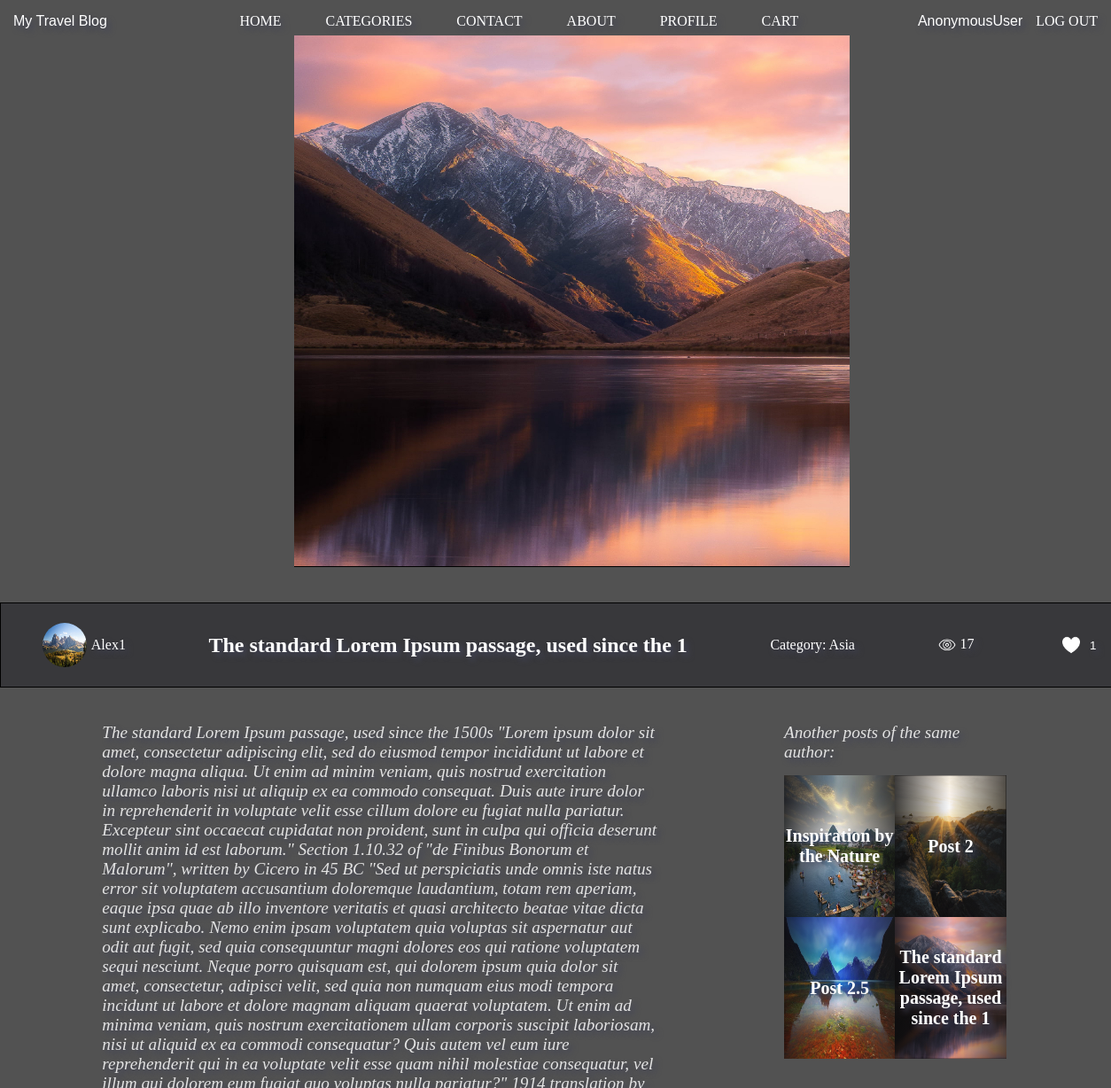
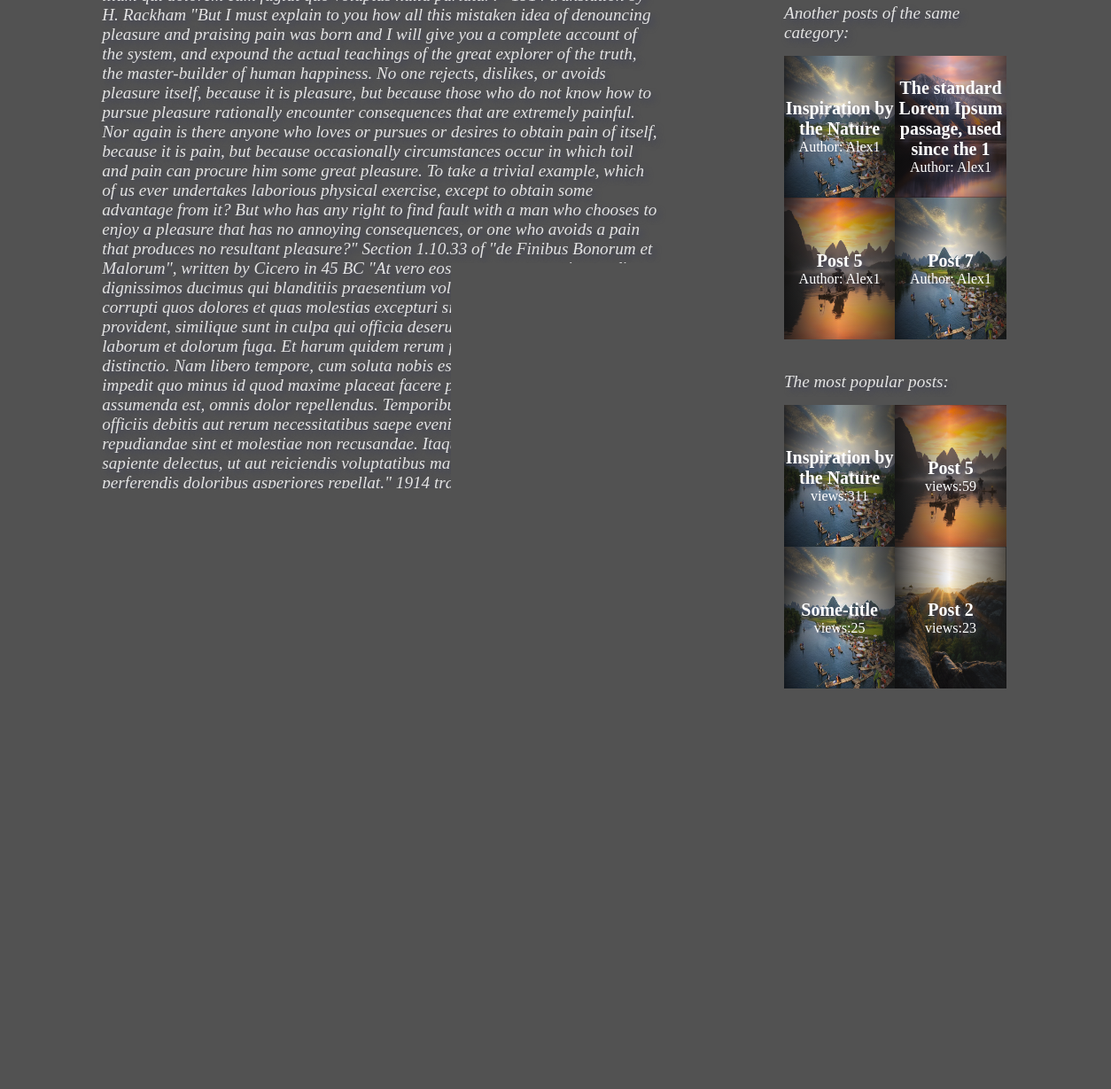
Page /posts/post_view/14/1/1/ on the committed database (2 pictures, top to bottom).
### posts/models.py (models this page shows, shortened)
class Post(models.Model):
    title = models.CharField(
        null=True,
        max_length=50
    )
    slug = models.SlugField(
        null=True,
    )
    body = models.TextField(
        null=True,
    )
    snippet = models.TextField(
        null=True,
        max_length=200,
    )
    image = models.ImageField(
        null=True,
        upload_to='post_images/%Y/%m/%d'
    )
    category = models.ForeignKey(
        Category,
        on_delete=models.CASCADE,
        null=True,
    )
    author = models.ForeignKey(
        BlogUser,
        on_delete=models.CASCADE,
        null=True,
    )
    views = models.IntegerField(
        default=0,
    )
    likes = models.ManyToManyField(
        BlogUser,
        default=0,
        related_name='likes',
    )
    def get_absolute_url(self):
        return reverse(
            'post_view',
            kwargs={
                'pk': self.id,
                'cpk': self.category.id,
                'apk': self.author.id,
            }
        )
    def get_views(self, *args, **kwargs):
        self.views += 1
        super().save(*args, **kwargs)
        return self.views
    def get_likes(self):
        return self.likes.count()

class Category(models.Model):
    name = models.CharField(
        null=True,
        max_length=50
    )
    slug = models.SlugField(
        null=True,
    )
    snippet = models.TextField(
        null=True,
        max_length=200,
    )
    image = models.ImageField(
        null=True,
        upload_to=('categories/%Y/%m/%d')
    )
    image_header = models.ImageField(
        null=True,
        upload_to=('categories/%Y/%m/%d')
    )
    def __str__(self):
        return self.name

class Comment(models.Model):
    post = models.ForeignKey(
        Post,
        on_delete=models.CASCADE,
        null=True,
    )
    body = models.TextField(
        max_length=500,
        null=True,
    )
    author = models.ForeignKey(
        BlogUser,
        on_delete=models.CASCADE,
        null=True,
    )

### users/models.py (models this page shows, shortened)
class BlogUser(AbstractUser):
    photo = models.ImageField(
        null=True,
        upload_to='photo/%Y/%m/%d'
    )
    is_admin = models.BooleanField(
        default=False,
    )
    is_director = models.BooleanField(
        default=False,
    )
    REQUIRED_FIELDS = ['email']

### posts/views.py (the view, shortened to what this page needs)
# urls.py: path('post_view/<pk>/<cpk>/<apk>/', PostView.as_view(), name='post_view'),
class PostView(DetailView):
    model = Post
    template_name = 'post_view.html'
    def get_context_data(self, **kwargs):
        context = {
            'post': Post.objects.filter(id=self.kwargs['pk']),
            'posts': Post.objects.filter(category__id=self.kwargs['cpk'])[:4],
            'author': Post.objects.filter(author__id=self.kwargs['apk'])[:4],
            'most_read': Post.objects.all().order_by('-views')[:4],
            'comments': Comment.objects.filter(post=self.get_object()),
            'form': CommentForm(),
        }
        return context

### posts/forms.py
class CommentForm(ModelForm):
    class Meta:
        model = Comment
        fields = (
            'post',
            'body',
            'author',
        )

### posts/templates/post_view.html (shortened to what this page needs)
{% extends 'base.html' %}
{% load static %}
{% block content %}
<section class="post-view-section">
    <div class="post-view-container">
        <div class="post-gallery">
            {% for post in post %}
            {% if post.image %}
            <img src="{{ post.image.url }}" alt="">
            {% else %}
            <a href="{% url 'update_post' post.pk %}">
                Add photo
            </a>
            {% endif %}
            {% endfor %}
        </div>
        <div class="post-description">
            {% for post in post %}
            <div class="author-info">
                <img class="avatar" src="{{ post.author.photo.url }}" alt="">
                <p>{{ post.author }}</p>
            </div>
            <h1>{{ post.title }}</h1>
            <p>Category: {{ post.category }}</p>
            <div class="views">
                <img src="{% static 'icons/views.png' %}" width="20px" height="20px">
                <p> {{ post.get_views }}</p>
            </div>
            <div class="likes">
                <form action="{% url 'likes_view' post.pk post.category.id post.author.id %}" method="POST">
                    <button class="like-btn" type="submit" name="post_id" value="{{ post.id }}">
                        <img src="{% static 'icons/likes.png' %}" width="20px" height="20px">
                         <p>{{ post.get_likes }}</p>
                    </button>
                </form>
            </div>
            {% endfor %}
        </div>
        <div class="post-body">
            {% for post in post %}
            <p>{{ post.body }}</p>
            {% endfor %}
            <br>
            <div class="comment-form">
                <h3>Live a comment</h3>
                <form method="POST">
                    <div class="comment-body">
                        {{ form.body }}
                        <button class="btn" type="submit">
                        </button>
                    </div>
                </form>
            </div>
            <br>
            <br>
            <div class="comment-container">
                <div class="comments">
                    <h3>Comments:</h3>
                    <hr>
                    <br>
                    {% if comments %}
                        {% for comment in comments %}
                        <div class="comments-block">
                            <img src="{{ comment.author.photo.url }}" >
                            <p>{{ comment.author }}</p>
                            <p class="body">{{comment.body}}</p>
                        </div>
                        <br>
                        {% endfor %}
                    {% else %}
                        <p>No comment yet, be the first..</p>
                    {% endif %}
                </div>
            </div>
        </div>
        <div class="sidebar-post-view-category-container">
            <div class="sidebar-title">
                <h3>Another posts of the same category:</h3>
            </div>
            {% for post in posts %}
            <a href="{{ post.get_absolute_url }}">
                <div class="sidebar-grid-mini">
                    {% if post.image %}
                    <img src="{{ post.image.url }}" alt="">
                    {% endif %}
                    <div class="inside-grid">
                        <h1>{{ post.title }}</h1>
                        <p>Author: {{ post.author.username }}</p>
                    </div>
                </div>
            </a>
            {% endfor %}
        </div>
        <div class="sidebar-post-view-author-container">
            <div class="sidebar-title">
                <h3>Another posts of the same author:</h3>
            </div>
            {% for post in author %}
            <a href="{{ post.get_absolute_url }}">
                <div class="sidebar-grid-mini">
                    {% if post.image %}
                    <img src="{{ post.image.url }}" alt="">
                    {% endif %}
                    <div class="inside-grid">
                        <h1>{{ post.title }}</h1>
                    </div>
                </div>
            </a>
            {% endfor %}
        </div>
        <div class="sidebar-post-view-most-read-container">
            <div class="sidebar-title">
                <h3>The most popular posts:</h3>
            </div>
            {% for post in most_read %}
            <a href="{{ post.get_absolute_url }}">
                <div class="sidebar-grid-mini">
                    {% if post.image %}
                    <img src="{{ post.image.url }}" alt="">
                    {% endif %}
                    <div class="inside-grid">
                        <h1>{{ post.title }}</h1>
                        <p>views:{{ post.views }}</p>
                    </div>
                </div>
            </a>
            {% endfor %}
        </div>
    </div>
</section>
{% endblock %}

### static/css/base.css (style rules this page uses)
* { margin: 0; padding: 0; }
body { background-color: #525252; }
.post-description h1 { color: white; }
.post-description p { color: white; }
.post-description .views { display: flex; flex-direction: row; gap: 5px; }
.post-body { color: #e3e3e3; }
.post-view-container { display: grid; grid-template-columns: 6vw 50vw 5vw 20vw 6vw; grid-template-rows: 80vh 12vh 40vh 2vh 40vh 2vh 40vh 10vh 20vw; gap: 5vh; }
.post-gallery { grid-column: 1/7; grid-row: 1/2; display: flex; justify-content: center; align-items: center; }
.post-gallery img { width: 50vw; height: 75vh; margin-top: 5vh; }
.post-description { grid-column: 1/7; grid-row: 2/3; display: flex; flex-direction: row; justify-content: space-around; align-items: center; border: 1px solid black; background: #38383b; }
.post-description .author-info { display: flex; flex-direction: row; align-items: center; gap: 5px; }
.post-description .avatar { width: 50px; height: 50px; border-radius: 50%; }
.post-body { grid-column: 2/3; font: italic 1.2em "Fira Sans", serif; }
.sidebar-post-view-author-container { grid-column: 4/5; grid-row: 3/4; display: grid; grid-template-columns: 1fr 1fr; grid-template-rows: 1fr 1fr 1fr; }
.sidebar-post-view-category-container { position: sticky; grid-column: 4/5; grid-row: 5/6; display: grid; grid-template-columns: 1fr 1fr; grid-template-rows: 1fr 1fr 1fr; }
.sidebar-post-view-most-read-container { grid-column: 4/5; grid-row: 7/8; display: grid; grid-template-columns: 1fr 1fr; grid-template-rows: 1fr 1fr 1fr; }
.sidebar-title { grid-column: 1/3; grid-row: 1/2; color: #e3e3e3; margin-bottom: 15px; }
.sidebar-title h3 { font: italic 1.2em "Fira Sans", serif; }
.sidebar-grid-mini { position: relative; width: 10vw; height: 20vh; }
.sidebar-grid-mini img { width: 10vw; height: 20vh; position: absolute; }
.sidebar-grid-mini .inside-grid { width: 10vw; height: 20vh; position: absolute; display: flex; flex-direction: column; align-items: center; justify-content: center; color: white; background: linear-gradient(90deg, rgba(16,16,17,0.8018557764902836) 0%, rgba(175,175,186,0.06235997817095584) 49%, rgba(27,27,27,0.7458333675266982) 100%); }
.sidebar-grid-mini .inside-grid h1 { text-align: center; font-size: 20px; }
.like-btn { display: flex; align-items: center; justify-content: space-around; width: 50px; height: 30px; border: none; cursor: pointer; background: transparent; }
.like-btn p { color: white; }
.comment-container { display: flex; flex-direction: column; justify-content: space-between; gap: 20px; }
.comments { width: 50vw; height: 20vh; }
.comments-block { display: flex; flex-direction: row; justify-content: flex-start; align-items: flex-start; gap: 10px; font-size: 15px; font-family: 'Gill Sans', 'Gill Sans MT', Calibri, 'Trebuchet MS', sans-serif; }
.comments-block img { width: 20px; height: 20px; border-radius: 50%; }
.comments-block .body { margin-left: 50px; }
.comment-body #id_body { width: 50vw; height: 20vh; background-color: #38383b; color: white; font-size: 15px; font-family: 'Franklin Gothic Medium', 'Arial Narrow', Arial, sans-serif; }
.comment-body .btn { width: 100px; height: 30px; background-color: #e3e3e3; border: none; border-radius: 5px; cursor: pointer; box-shadow: rgba(0, 0, 0, 0.05) 0px 6px 24px 0px, rgba(0, 0, 0, 0.08) 0px 0px 0px 1px; }

### static/css/header.css (style rules this page uses)
* { text-shadow: 4px 4px 6px rgba(66, 68, 90, 1); margin: 0; padding: 0; }
a { text-decoration: none; font-family: 'Franklin Gothic Medium'; color: white; text-shadow: 4px 4px 6px rgba(66, 68, 90, 1); }

### rows in the picture
Post: image (picture), author.photo (picture), author "Alex1", title "The standard Lorem Ipsum passage, used since the 1", category "Asia", get_views "17", get_likes "1", body "The standard Lorem Ipsum passage, used since the 1500s \"Lorem ipsum dolor sit amet, consectetur adipiscing elit, sed do eiusmod tempor incididunt ut labore et dolore magna aliqua. Ut enim ad minim veniam, quis nostrud exercitation ullamco laboris nisi ut aliquip ex ea commodo consequat. Duis aute irure dolor in reprehenderit in voluptate velit esse cillum dolore eu fugiat nulla pariatur. Excepteur sint occaecat cupidatat non proident, sunt in culpa qui officia deserunt mollit anim id est laborum.\" Section 1.10.32 of \"de Finibus Bonorum et Malorum\", written by Cicero in 45 BC \"Sed ut perspiciatis unde omnis iste natus error sit voluptatem accusantium doloremque laudantium, totam rem aperiam,…", author.username "Alex1"
Comment: author.photo (picture)
Post: image (picture), title "Inspiration by the Nature", author.username "Alex1", views "311"
Post: image (picture), title "Post 5", author.username "Alex1", views "59"
Post: image (picture), title "Post 7", author.username "Alex1"
Post: image (picture), title "Post 2", views "23"
Post: image (picture), title "Post 2.5"
Post: image (picture), title "Some-title", views "25"

### other values in the picture
{{ request.user }} "AnonymousUser"
